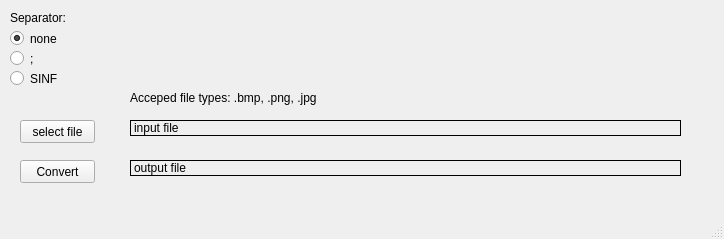
<?xml version="1.0" encoding="UTF-8"?>
<ui version="4.0">
 <class>MainWindow</class>
 <widget class="QMainWindow" name="MainWindow">
  <property name="geometry">
   <rect>
    <x>0</x>
    <y>0</y>
    <width>724</width>
    <height>239</height>
   </rect>
  </property>
  <property name="minimumSize">
   <size>
    <width>724</width>
    <height>239</height>
   </size>
  </property>
  <property name="maximumSize">
   <size>
    <width>724</width>
    <height>239</height>
   </size>
  </property>
  <property name="windowTitle">
   <string>MainWindow</string>
  </property>
  <widget class="QWidget" name="centralWidget">
   <widget class="QPushButton" name="btn_convert">
    <property name="geometry">
     <rect>
      <x>20</x>
      <y>160</y>
      <width>75</width>
      <height>23</height>
     </rect>
    </property>
    <property name="text">
     <string>Convert</string>
    </property>
   </widget>
   <widget class="QRadioButton" name="rbtn_none">
    <property name="geometry">
     <rect>
      <x>10</x>
      <y>30</y>
      <width>82</width>
      <height>17</height>
     </rect>
    </property>
    <property name="text">
     <string>none</string>
    </property>
    <property name="checked">
     <bool>true</bool>
    </property>
   </widget>
   <widget class="QRadioButton" name="rbtn_semicol">
    <property name="geometry">
     <rect>
      <x>10</x>
      <y>50</y>
      <width>82</width>
      <height>17</height>
     </rect>
    </property>
    <property name="text">
     <string>;</string>
    </property>
   </widget>
   <widget class="QRadioButton" name="rbtn_sinf">
    <property name="geometry">
     <rect>
      <x>10</x>
      <y>70</y>
      <width>82</width>
      <height>17</height>
     </rect>
    </property>
    <property name="text">
     <string>SINF</string>
    </property>
   </widget>
   <widget class="QLabel" name="lbl_sep_head">
    <property name="geometry">
     <rect>
      <x>10</x>
      <y>10</y>
      <width>71</width>
      <height>16</height>
     </rect>
    </property>
    <property name="text">
     <string>Separator:</string>
    </property>
   </widget>
   <widget class="QPushButton" name="btn_selectfile">
    <property name="geometry">
     <rect>
      <x>20</x>
      <y>120</y>
      <width>75</width>
      <height>23</height>
     </rect>
    </property>
    <property name="text">
     <string>select file</string>
    </property>
   </widget>
   <widget class="QLabel" name="lbl_file_out">
    <property name="geometry">
     <rect>
      <x>130</x>
      <y>120</y>
      <width>551</width>
      <height>16</height>
     </rect>
    </property>
    <property name="frameShape">
     <enum>QFrame::Box</enum>
    </property>
    <property name="text">
     <string>input file</string>
    </property>
   </widget>
   <widget class="QLabel" name="lbl_file_output">
    <property name="geometry">
     <rect>
      <x>130</x>
      <y>160</y>
      <width>551</width>
      <height>16</height>
     </rect>
    </property>
    <property name="frameShape">
     <enum>QFrame::Box</enum>
    </property>
    <property name="text">
     <string>output file</string>
    </property>
   </widget>
   <widget class="QLabel" name="lbl_file_head">
    <property name="geometry">
     <rect>
      <x>130</x>
      <y>90</y>
      <width>551</width>
      <height>16</height>
     </rect>
    </property>
    <property name="frameShape">
     <enum>QFrame::NoFrame</enum>
    </property>
    <property name="text">
     <string>Acceped file types: .bmp, .png, .jpg</string>
    </property>
   </widget>
  </widget>
  <widget class="QMenuBar" name="menuBar">
   <property name="geometry">
    <rect>
     <x>0</x>
     <y>0</y>
     <width>724</width>
     <height>21</height>
    </rect>
   </property>
  </widget>
  <widget class="QStatusBar" name="statusBar"/>
 </widget>
 <layoutdefault spacing="6" margin="11"/>
 <resources/>
 <connections/>
</ui>
